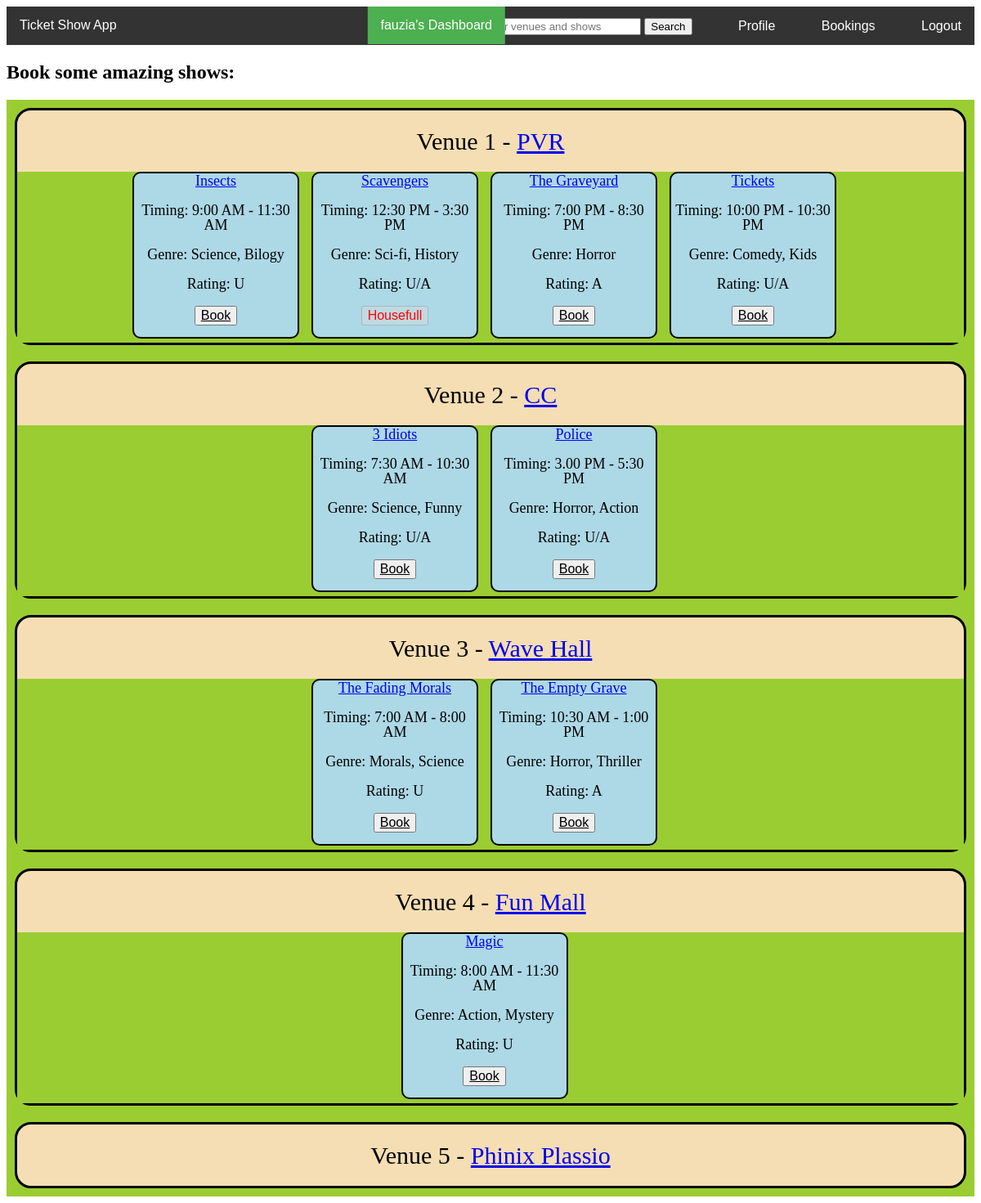
Page /user/1 on the committed database.
### application/models.py (models this page shows, shortened)
class User(db.Model):
    user_id = db.Column(db.Integer, primary_key=True)
    u_username = db.Column(db.String(50), unique=True)
    u_password = db.Column(db.String(50), nullable=False)
    u_email = db.Column(db.String(50))
    is_admin = db.Column(db.Boolean, nullable=True)
    u_bookings = db.relationship(
        "Booking", backref="which_user", cascade="all, delete")
    u_ratings = db.relationship(
        "Ratings", backref="which_user", cascade="all, delete")

class Venue(db.Model):
    v_id = db.Column(db.Integer, primary_key=True)
    v_name = db.Column(db.String(50),unique=True, nullable=False)
    v_place = db.Column(db.String(50), nullable=False)
    v_location = db.Column(db.String(50))
    v_capacity = db.Column(db.Integer, nullable=False)
    admin_id = db.Column(db.Integer, db.ForeignKey(
        'admin.admin_id'), default=1)
    v_shows = db.relationship(
        "Show", backref="which_venue", cascade="all, delete")

class Show(db.Model):
    s_id = db.Column(db.Integer, primary_key=True)
    s_name = db.Column(db.String(50), nullable=False)
    seats_booked = db.Column(db.Integer, default=0)
    s_rating = db.Column(db.String(6), nullable=True)
    s_tags = db.Column(db.String(100), nullable=True)
    s_price = db.Column(db.Integer, nullable=False)
    s_time = db.Column(db.String, nullable = False)
    s_venue = db.Column(db.Integer, db.ForeignKey('venue.v_id'), nullable=False)
    admin_id = db.Column(db.Integer, db.ForeignKey(
        'admin.admin_id'), default=1)
    s_bookings = db.relationship(
        "Booking", backref="which_show", cascade="all, delete")
    s_ratings = db.relationship(
        "Ratings", backref="which_show", cascade="all, delete")

### application/controllers.py (the view)
@app.route('/user/<int:u_id>', methods=['GET', 'POST'])
def user_dashboard(u_id):
    user_details = User.query.get(u_id)
    venues = Venue.query.all()
    return render_template('u_dashboard.html', user_details=user_details, venues=venues)

### templates/u_dashboard.html (shortened to what this page needs)
<!DOCTYPE html>
<html lang="en">
<head>
	<link rel="stylesheet" href="/static/css/navbar.css">
</head>
<body>
	<nav>
		<a class="home-link " href="#">Ticket Show App</a>
		<a class="products-link active" style="left: 30%;" href="#">{{user_details.u_username}}'s Dashboard</a>
		<div class="right-links">
			<form action="/user/{{user_details.user_id}}/search" method="post" class="search_bar">
				<input type="text" name="q" style="width:220px;" placeholder="Search for venues and shows">
				<button type="submit">Search</button>
			</form>
			<a href="/user/{{user_details.user_id}}/profile">Profile</a>
			<a href="/user/{{user_details.user_id}}/bookings">Bookings</a>
			<a href="/">Logout</a>
		</div>
	</nav>
	<h2>Book some amazing shows:</h2>
	<span class="flex-container">
		{% for venue in venues %}
		<div class="style_div">Venue {{loop.index}} - <a
				href="/user/{{user_details.user_id}}/venue/{{venue.v_id}}/home_view">{{venue.v_name}}</a>
			<span class="flex-container2">
				{% for show in venue.v_shows %}
				<div class="style_div2">
					<a href="/api/show/{{show.s_id}}/display">{{show.s_name}}</a>
					<br><br>
					Timing: {{show.s_time}}
					<br><br>
					Genre: {{show.s_tags}}
					<br><br>
					Rating: {{show.s_rating}}
					<br><br>
					{% if venue.v_capacity - show.seats_booked > 0 %}
					<button>
						<span>
							<a href="/user/{{user_details.user_id}}/venue/{{venue.v_id}}/show/{{show.s_id}}/book"
								style="font-weight: 500; font-size: 16px; color: rgb(0, 0, 0);">
								Book
							</a>
						</span>
					</button>
					{% else %}
					<button type="button" disabled style="font-weight: 500; font-size: 16px; color: rgb(255, 0, 0);">
						<span>
								Housefull
						</span>
					</button>
					{% endif %}
				</div>
				{% endfor %}
			</span>
		</div>
		{% endfor %}
	</span>
</body>
</html>

### static/css/navbar.css (style rules this page uses)
nav { overflow: hidden; background-color: #333; font-family: Arial, sans-serif; }
nav a { display: inline-block; color: white; text-align: center; padding: 14px 16px; text-decoration: none; }
.search_bar { display: inline-block; text-align: center; padding: 14px 16px 10px; }
nav .active { background-color: #4caf50; color: white; }
nav .home-link { float: left; }
nav .right-links { float: right; }
nav a:not(.home-link):not(.right-links) { margin-left: 20px; }
nav .products-link { position: relative; left: 10%; transform: translateX(-50%); }

### templates/u_dashboard.html (style rules this page uses)
.flex-container { display: flex; flex-direction: column; background-color: yellowgreen; }
.flex-container2 { display: flex; flex-direction: row; background-color: yellowgreen; flex-wrap: wrap; justify-content: center; }
.style_div { background-color: wheat; width: auto; height: auto; border: solid black 3px; border-radius: 20px; margin: 10px; text-align: center; line-height: 75px; font-size: 30px; }
.style_div2 { background-color: lightblue; width: 200px; height: 200px; margin-right: 15px; margin-bottom: 5px; border: solid black 2px; border-radius: 10px; text-align: center; line-height: 18px; font-size: 18px; }

### rows in the picture
User: u_username "fauzia"
Venue: v_name "PVR"
Show: s_name "Insects", s_time "9:00 AM - 11:30 AM", s_tags "Science, Bilogy", s_rating "U"
Show: s_name "Scavengers", s_time "12:30 PM - 3:30 PM", s_tags "Sci-fi, History", s_rating "U/A", seats_booked "Housefull"
Show: s_name "The Graveyard", s_time "7:00 PM - 8:30 PM", s_tags "Horror", s_rating "A"
Show: s_name "Tickets", s_time "10:00 PM - 10:30 PM", s_tags "Comedy, Kids", s_rating "U/A"
Venue: v_name "CC"
Show: s_name "3 Idiots", s_time "7:30 AM - 10:30 AM", s_tags "Science, Funny", s_rating "U/A"
Show: s_name "Police", s_time "3.00 PM - 5:30 PM", s_tags "Horror, Action", s_rating "U/A"
Venue: v_name "Wave Hall"
Show: s_name "The Fading Morals", s_time "7:00 AM - 8:00 AM", s_tags "Morals, Science", s_rating "U"
Show: s_name "The Empty Grave", s_time "10:30 AM - 1:00 PM", s_tags "Horror, Thriller", s_rating "A"
Venue: v_name "Fun Mall"
Show: s_name "Magic", s_time "8:00 AM - 11:30 AM", s_tags "Action, Mystery", s_rating "U"
Venue: v_name "Phinix Plassio"
